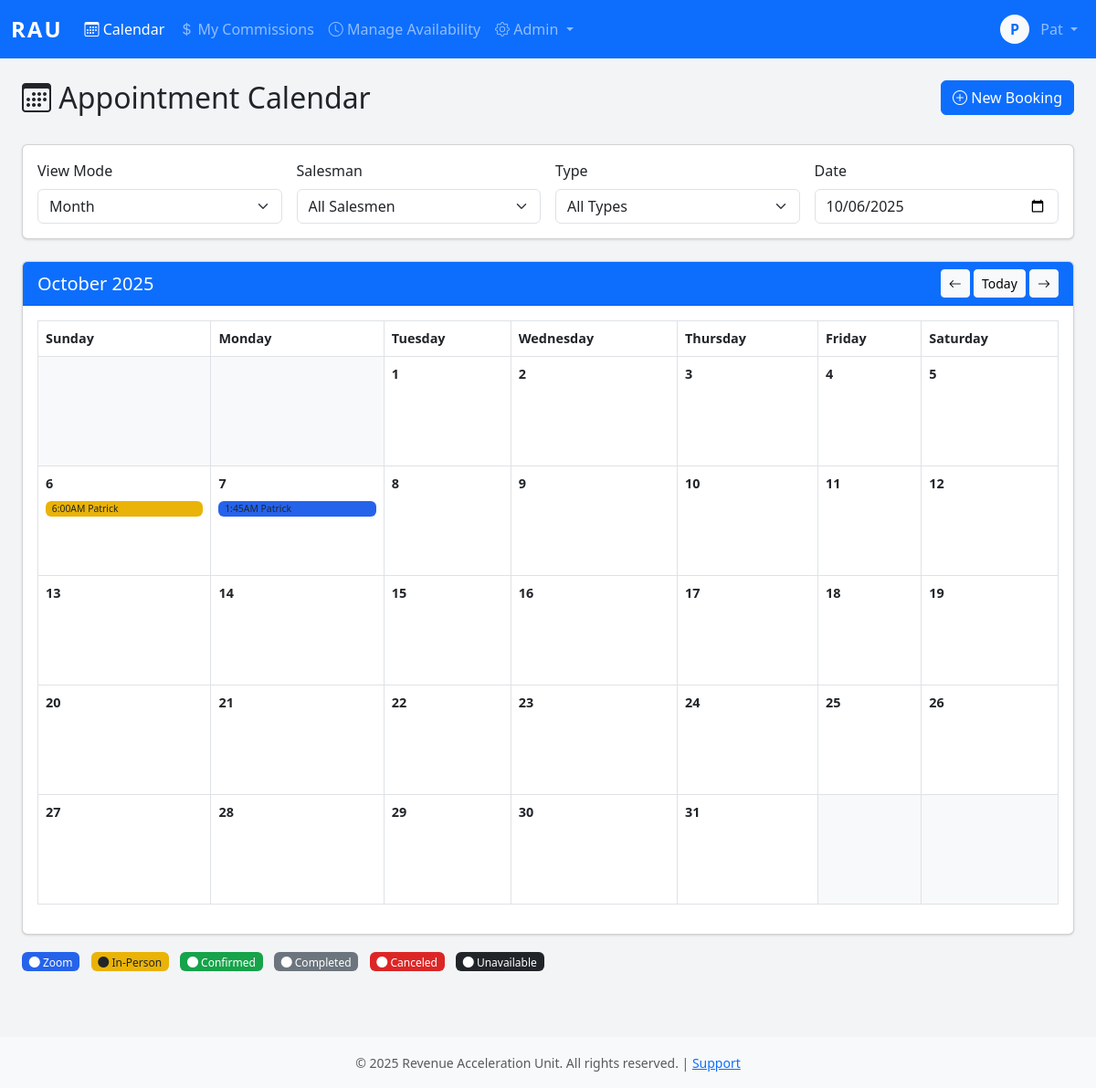
/calendar/ (signed in), run on an earlier commit of the app's database.
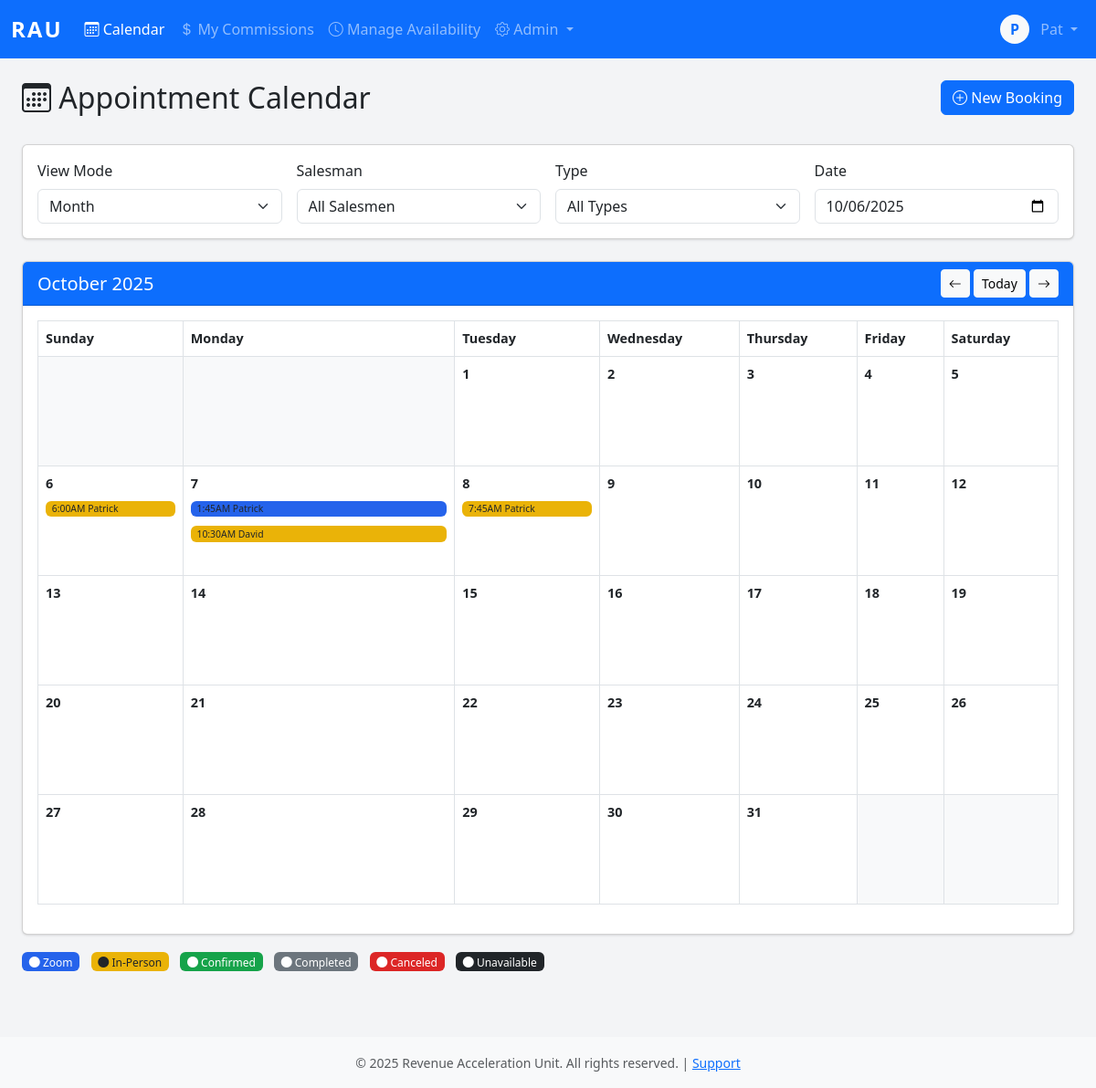
And on a later commit of the database.
### core/models.py (models this page shows, shortened)
class Booking(models.Model):
    STATUS_CHOICES = [
        ('confirmed', 'Confirmed'),
        ('completed', 'Completed'),
        ('canceled', 'Canceled'),
        ('no_show', 'No Show'),
    ]
    TYPE_CHOICES = [
        ('zoom', 'Zoom'),
        ('in_person', 'In-Person'),
    ]
    CANCELLATION_REASONS = [
        ('client_request', 'Client Requested Cancellation'),
        ('no_show', 'Client No-Show'),
        ('salesman_unavailable', 'Salesman Unavailable'),
        ('duplicate', 'Duplicate Booking'),
        ('other', 'Other'),
    ]
    client = models.ForeignKey(Client, on_delete=models.PROTECT, related_name='bookings')
    salesman = models.ForeignKey(User, on_delete=models.PROTECT, related_name='bookings')
    appointment_date = models.DateField()
    appointment_time = models.TimeField()
    duration_minutes = models.IntegerField(default=60)
    appointment_type = models.CharField(max_length=20, choices=TYPE_CHOICES)
    status = models.CharField(max_length=20, choices=STATUS_CHOICES, default='confirmed')
    zoom_link = models.URLField(blank=True)
    notes = models.TextField(blank=True)
    commission_amount = models.DecimalField(max_digits=10, decimal_places=2)
    cancellation_reason = models.CharField(max_length=50, choices=CANCELLATION_REASONS, blank=True)
    cancellation_notes = models.TextField(blank=True)
    canceled_at = models.DateTimeField(null=True, blank=True)
    canceled_by = models.ForeignKey(User, on_delete=models.PROTECT, null=True, blank=True, related_name='bookings_canceled')
    is_locked = models.BooleanField(default=False)
    payroll_period = models.ForeignKey('PayrollPeriod', on_delete=models.PROTECT, null=True, blank=True, related_name='bookings')
    created_at = models.DateTimeField(auto_now_add=True)
    created_by = models.ForeignKey(User, on_delete=models.PROTECT, related_name='bookings_created')
    updated_at = models.DateTimeField(auto_now=True)
    updated_by = models.ForeignKey(User, on_delete=models.PROTECT, null=True, blank=True, related_name='bookings_updated')
    class Meta:
        indexes = [
            models.Index(fields=['appointment_date']),
            models.Index(fields=['salesman']),
            models.Index(fields=['status']),
            models.Index(fields=['salesman', 'appointment_date', 'status']),
            models.Index(fields=['payroll_period']),
        ]
        unique_together = ['salesman', 'appointment_date', 'appointment_time']
        ordering = ['appointment_date', 'appointment_time']

class Client(models.Model):
    first_name = models.CharField(max_length=100)
    last_name = models.CharField(max_length=100)
    email = models.EmailField(unique=True)
    phone_number = models.CharField(max_length=20)
    notes = models.TextField(blank=True)
    created_at = models.DateTimeField(auto_now_add=True)
    created_by = models.ForeignKey(User, on_delete=models.PROTECT, related_name='clients_created')
    updated_at = models.DateTimeField(auto_now=True)
    class Meta:
        indexes = [
            models.Index(fields=['email']),
            models.Index(fields=['phone_number']),
            models.Index(fields=['email', 'phone_number']),
        ]

### core/views.py (the view)
# urls.py: path('calendar/', views.calendar_view, name='calendar'),
@login_required
def calendar_view(request):
    salesman_id = request.GET.get('salesman')
    appointment_type = request.GET.get('type')
    view_mode = request.GET.get('view', 'month')
    date_str = request.GET.get('date')
    if date_str:
        try:
            current_date = datetime.strptime(date_str, '%Y-%m-%d').date()
        except:
            current_date = timezone.now().date()
    else:
        current_date = timezone.now().date()
    if view_mode == 'month':
        start_date = current_date.replace(day=1)
        if current_date.month == 12:
            end_date = current_date.replace(year=current_date.year + 1, month=1, day=1) - timedelta(days=1)
        else:
            end_date = current_date.replace(month=current_date.month + 1, day=1) - timedelta(days=1)
        calendar_weeks = monthcalendar(current_date.year, current_date.month)
    elif view_mode == 'week':
        start_date = current_date - timedelta(days=current_date.weekday())
        end_date = start_date + timedelta(days=6)
        calendar_weeks = None
    else:  # day
        start_date = end_date = current_date
        calendar_weeks = None
    bookings = Booking.objects.filter(
        appointment_date__gte=start_date,
        appointment_date__lte=end_date
    ).select_related('client', 'salesman')
    if salesman_id:
        bookings = bookings.filter(salesman_id=salesman_id)
    if appointment_type:
        bookings = bookings.filter(appointment_type=appointment_type)
    unavailability_blocks = Unavailability.objects.filter(
        start_date__lte=end_date,
        end_date__gte=start_date
    ).select_related('salesman')
    if salesman_id:
        unavailability_blocks = unavailability_blocks.filter(salesman_id=salesman_id)
    holidays = CompanyHoliday.objects.filter(
        date__gte=start_date,
        date__lte=end_date
    )
    salesmen = User.objects.filter(
        is_active_salesman=True,
        is_active=True
    )
    context = {
        'bookings': bookings,
        'unavailability_blocks': unavailability_blocks,
        'holidays': holidays,
        'salesmen': salesmen,
        'current_date': current_date,
        'start_date': start_date,
        'end_date': end_date,
        'view_mode': view_mode,
        'selected_salesman': salesman_id,
        'selected_type': appointment_type,
        'calendar_weeks': calendar_weeks,  # ADD THIS
    }
    return render(request, 'calendar.html', context)

### core/models.py (called while the page is built)
    def get_full_name(self):
        return f"{self.first_name} {self.last_name}".strip()

### core/templates/calendar.html (shortened to what the changed rows need)
{% extends 'base.html' %}
{% block content %}
<div class="container-fluid">
    <div class="row mb-4">
        <div class="col">
            <h2><i class="bi bi-calendar3"></i> Appointment Calendar</h2>
        </div>
    </div>
    <div class="card">
        <div class="card-body">
            {% if view_mode == 'month' %}
            <div class="table-responsive">
                <table class="table table-bordered calendar-table">
                    <thead>
                            <tr>
                                <th>Sunday</th>
                                <th>Monday</th>
                                <th>Tuesday</th>
                                <th>Wednesday</th>
                                <th>Thursday</th>
                                <th>Friday</th>
                                <th>Saturday</th>
                            </tr>
                        </thead>
                        <tbody>
                            {% for week in calendar_weeks %}
                            <tr>
                                {% for day in week %}
                                <td class="calendar-day" style="height: 120px; vertical-align: top; {% if day == 0 %}background-color: #f8f9fa;{% endif %}">
                                    {% if day != 0 %}
                                        <div class="fw-bold mb-2">{{ day }}</div>
                                        {% for booking in bookings %}
                                            {% if booking.appointment_date.day == day and booking.appointment_date.month == current_date.month %}
                                            <div class="badge bg-{% if booking.appointment_type == 'zoom' %}primary{% else %}warning{% endif %} text-dark mb-1 text-truncate w-100"
                                                style="cursor: pointer; font-size: 0.65rem; text-align: left;"
                                                onclick="window.location.href='{% url 'booking_detail' booking.id %}'">
                                                {{ booking.appointment_time|date:"g:iA" }} {{ booking.client.first_name }}
                                            </div>
                                            {% endif %}
                                        {% endfor %}
                                    {% endif %}
                                </td>
                                {% endfor %}
                            </tr>
                            {% endfor %}
                        </tbody>
                    </table>
                </div>
            {% endif %}
        </div>
    </div>
</div>
{% endblock %}

What changed in the data, as far as the page shows it:
added Booking: appointment_time "10:30AM", client.first_name "David", shown under "7"
added Booking: appointment_time "7:45AM", client.first_name "Patrick", shown under "8"
